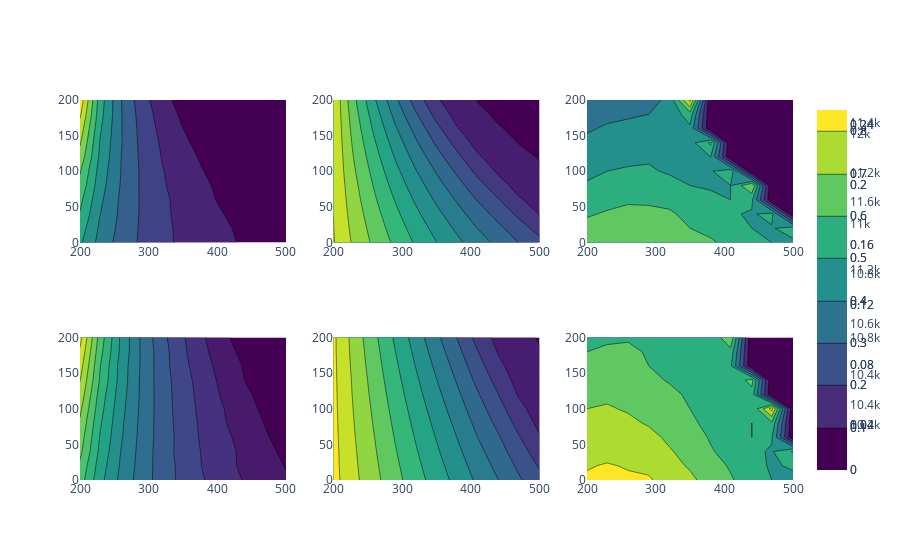

Source (notebook cell):
### Code cell
fig = make_subplots(
    rows=2, cols=3,
    specs=[[{'type': 'contour'},{'type': 'contour'},{'type': 'contour'}], [{'type': 'contour'},{'type': 'contour'},{'type': 'contour'}]],
    subplot_titles=[])

fig.add_trace(
    go.Contour(x=U_st, y=U_sc, z=data_np["w0_2"]["szsz"][:,:,2], colorscale='viridis', line_smoothing=0),
row=1, col=1)
fig.add_trace(
    go.Contour(x=U_st, y=U_sc, z=data_np["w0_2"]["ntaun0"][:,:,2], colorscale='viridis', line_smoothing=0),
row=1, col=2)
fig.add_trace(
    go.Contour(x=U_st, y=U_sc, z=data_np["w0_2"]["Z"][:,:,2], colorscale='viridis', line_smoothing=0),
row=1, col=3)

fig.add_trace(
    go.Contour(x=U_st, y=U_sc, z=data_np["w0_4"]["szsz"][:,:,2], colorscale='viridis', line_smoothing=0),
row=2, col=1)
fig.add_trace(
    go.Contour(x=U_st, y=U_sc, z=data_np["w0_4"]["ntaun0"][:,:,2], colorscale='viridis', line_smoothing=0),
row=2, col=2)
fig.add_trace(
    go.Contour(x=U_st, y=U_sc, z=data_np["w0_4"]["Z"][:,:,2], colorscale='viridis', line_smoothing=0),
row=2, col=3)


fig.update_layout(
    autosize=True,
    width=1900, height=800,
    margin=dict(l=10, r=5, b=0, t=35),
    scene1 = dict(
        zaxis_title_text ="Z",
    ),
#     scene = dict(zaxis = dict(range=[-1,1],),),
)
